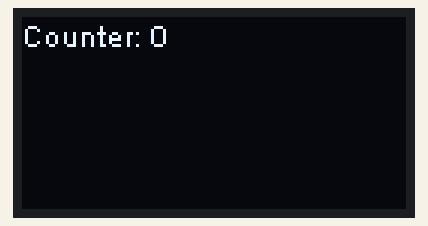
Simulated run of this sketch. Board: ESP32. Parts: 128×64 one-colour display.

Above: at 0.1 s.
At 4.1 s:
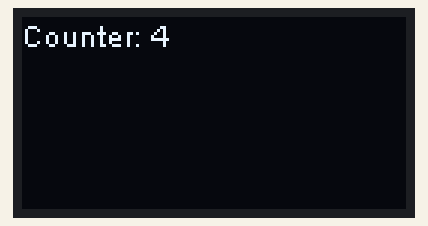
At 11.2 s:
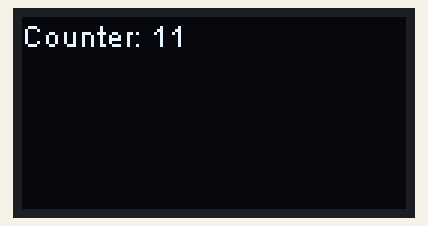
At 19.3 s:
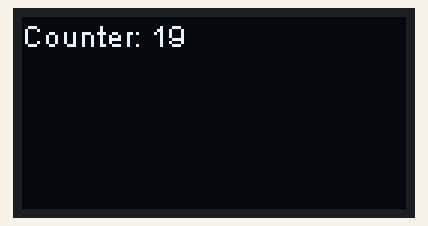
At 29.5 s:
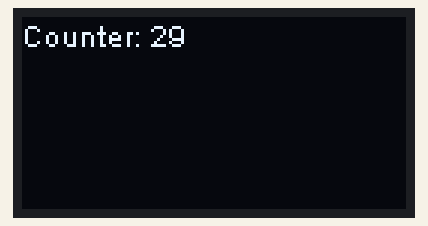
At 38.6 s:
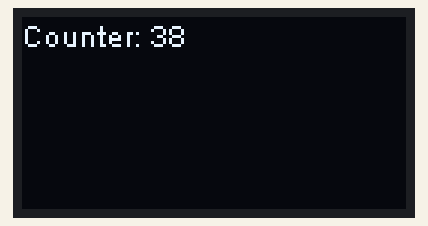

Measured:
- what the display in image 1 shows lasts 1.0 s, from 4.1 s to 5.1 s

The sketch:

ESP32_OLED2.ino
```cpp
#include <Wire.h>
#include "SSD1306.h"

SSD1306  display(0x3c, 21, 22);
int counter = 0;

void setup() {
  display.init();
}

void loop() {
  display.clear();
  display.drawString(0,0, "Counter: " + String(counter));
  display.display();

  counter ++;
  delay(1000);
}
```
